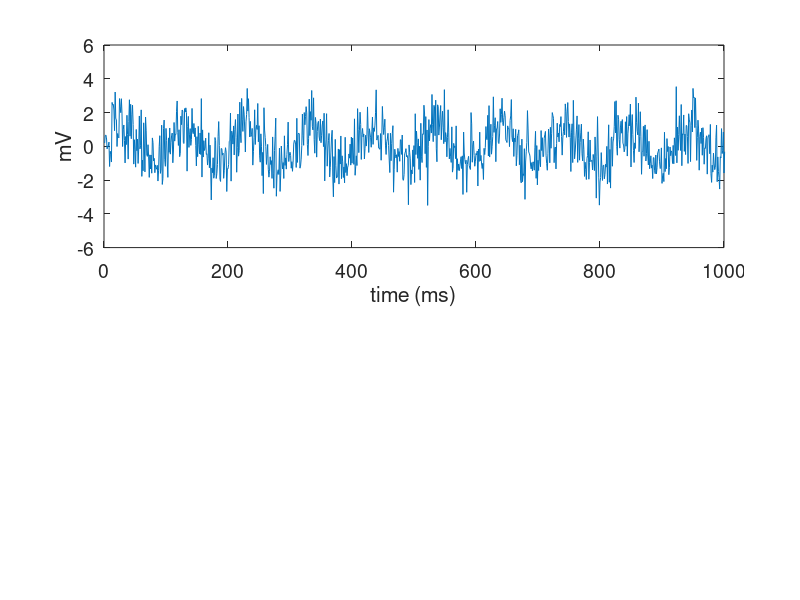

Write MATLAB code to recreate this figure. (Note: this script raises an error after producing the figure.)
%% Constructing an Example
clear all

data_length = 2^13;
srate=1024;
t=1:1:data_length;

nonmodulatedamplitude=2; % increase this to get less modulation; you'll see that this is reflected in the MI value

Phase_Modulating_Freq=10;
Amp_Modulated_Freq=80;

lfp=(0.2*(sin(2*pi*t*Phase_Modulating_Freq/srate)+1)+nonmodulatedamplitude*0.1).*sin(2*pi*t*Amp_Modulated_Freq/srate)+sin(2*pi*t*Phase_Modulating_Freq/srate);

lfp=lfp+1*randn(1,length(lfp));

% save('lfp', 'lfp');

%%
% load('lfp');

clf 
subplot(2,1,1)
plot(lfp)
xlim([0 1000])
set(gca,'fontsize',14)
xlabel('time (ms)')
ylabel('mV')

%% Define the Amplitude- and Phase- Frequencies


PhaseFreqVector=2:2:50;
AmpFreqVector=10:5:200;

PhaseFreq_BandWidth=4;
AmpFreq_BandWidth=10;


%% For comodulation calculation (only has to be calculated once)
nbin = 18;
position=zeros(1,nbin); % this variable will get the beginning (not the center) of each phase bin (in rads)
winsize = 2*pi/nbin;
for j=1:nbin 
    position(j) = -pi+(j-1)*winsize; 
end
%% Do filtering and Hilbert transform on CPU

'CPU filtering'
tic
Comodulogram=single(zeros(length(PhaseFreqVector),length(AmpFreqVector)));
AmpFreqTransformed = zeros(length(AmpFreqVector), data_length);
PhaseFreqTransformed = zeros(length(PhaseFreqVector), data_length);

for ii=1:length(AmpFreqVector)
    Af1 = AmpFreqVector(ii);
    Af2=Af1+AmpFreq_BandWidth;
    AmpFreq=eegfilt(lfp,srate,Af1,Af2); % just filtering
    AmpFreqTransformed(ii, :) = abs(hilbert(AmpFreq)); % getting the amplitude envelope
end

for jj=1:length(PhaseFreqVector)
    Pf1 = PhaseFreqVector(jj);
    Pf2 = Pf1 + PhaseFreq_BandWidth;
    PhaseFreq=eegfilt(lfp,srate,Pf1,Pf2); % this is just filtering 
    PhaseFreqTransformed(jj, :) = angle(hilbert(PhaseFreq)); % this is getting the phase time series
end
toc

%% Do comodulation calculation
'Comodulation loop'

counter1=0;
for ii=1:length(PhaseFreqVector)
counter1=counter1+1;

    Pf1 = PhaseFreqVector(ii);
    Pf2 = Pf1+PhaseFreq_BandWidth;
    
    counter2=0;
    for jj=1:length(AmpFreqVector)
    counter2=counter2+1;
    
        Af1 = AmpFreqVector(jj);
        Af2 = Af1+AmpFreq_BandWidth;
        [MI,MeanAmp]=ModIndex_v2(PhaseFreqTransformed(ii, :), AmpFreqTransformed(jj, :), position);
        Comodulogram(counter1,counter2)=MI;
    end
end
toc

%% Graph comodulogram

clf
contourf(PhaseFreqVector+PhaseFreq_BandWidth/2,AmpFreqVector+AmpFreq_BandWidth/2,Comodulogram',30,'lines','none')
set(gca,'fontsize',14)
ylabel('Amplitude Frequency (Hz)')
xlabel('Phase Frequency (Hz)')
colorbar


%%%%%%%%%%%%%%%%%%%%%%%%%%%%%%%%%%%%%%%%%%%%%%%%%%%%%%%%%%%%%%%%%%%%%
%%%%%%%%%%%%%%%%%%%%%%%%%%%%%%%%%%%%%%%%%%%%%%%%%%%%%%%%%%%%%%%%%%%%%
%%%%%%%%%%%%%%%%%%%%%%%%%%%%%%%%%%%%%%%%%%%%%%%%%%%%%%%%%%%%%%%%%%%%%
%%%%%%%%%%%%%%%%%%%%%%%%%%%%%%%%%%%%%%%%%%%%%%%%%%%%%%%%%%%%%%%%%%%%%
%%  Use the routine below to look at specific pairs of frequency range:

Pf1 = 6
Pf2 = 12
Af1 = 60
Af2 = 100

[MI,MeanAmp] = ModIndex_v1(lfp,srate,Pf1,Pf2,Af1,Af2)



%%%%%%%%%%%%%%%%%%%%%%%%%%%%%%%%%%%%%%%%%%%%%%%%%%%%%%%%%%%%%%%%%%%%%
%%%%%%%%%%%%%%%%%%%%%%%%%%%%%%%%%%%%%%%%%%%%%%%%%%%%%%%%%%%%%%%%%%%%%
%%%%%%%%%%%%%%%%%%%%%%%%%%%%%%%%%%%%%%%%%%%%%%%%%%%%%%%%%%%%%%%%%%%%%
%%%%%%%%%%%%%%%%%%%%%%%%%%%%%%%%%%%%%%%%%%%%%%%%%%%%%%%%%%%%%%%%%%%%%
%% Or use the routine below to make a comodulogram using ModIndex_v1; this takes longer than
%% the method outlined above using ModIndex_v2 because in this routine multiple filtering of the same
%% frequency range is employed (the Amp frequencies are filtered multiple times, one
%% for each phase frequency). This routine might be the only choice though
%% for computers with low memory, because it does not create the matrices
%% AmpFreqTransformed and PhaseFreqTransformed as the routine above

tic

PhaseFreqVector=2:2:50;
AmpFreqVector=10:5:200;

PhaseFreq_BandWidth=4;
AmpFreq_BandWidth=10;

Comodulogram=zeros(length(PhaseFreqVector),length(AmpFreqVector));

counter1=0;
for Pf1=PhaseFreqVector
    counter1=counter1+1;
    Pf1 % just to check the progress
    Pf2=Pf1+PhaseFreq_BandWidth;
    
    counter2=0;
    for Af1=AmpFreqVector
        counter2=counter2+1;
        Af2=Af1+AmpFreq_BandWidth;
        
[MI,MeanAmp]=ModIndex_v1(lfp,srate,Pf1,Pf2,Af1,Af2);

Comodulogram(counter1,counter2)=MI;


    end
    
end

toc

%%

clf
contourf(PhaseFreqVector+PhaseFreq_BandWidth/2,AmpFreqVector+AmpFreq_BandWidth/2,Comodulogram',30,'lines','none')
set(gca,'fontsize',14)
ylabel('Amplitude Frequency (Hz)')
xlabel('Phase Frequency (Hz)')
colorbar




